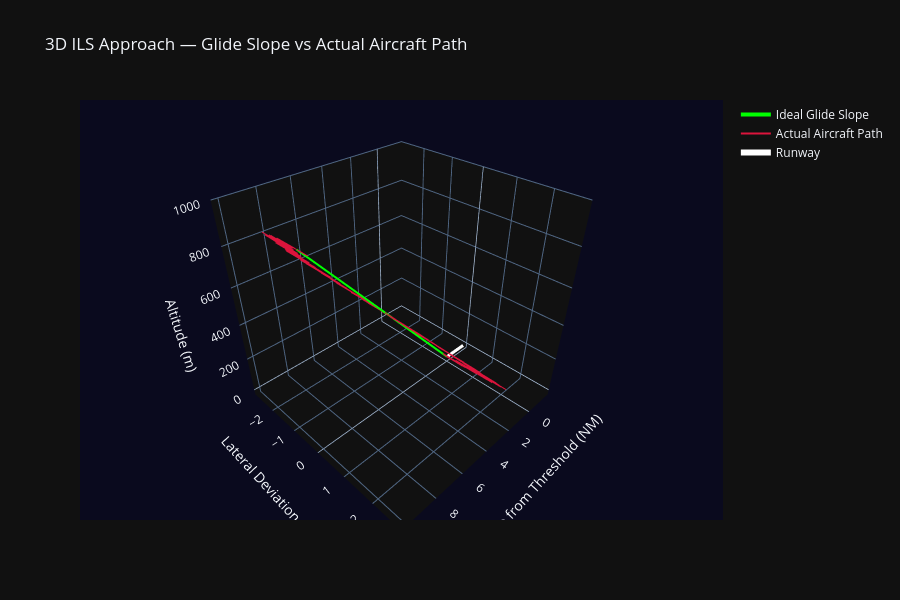

Notebook source saved alongside this figure:
### Code cell
# Cell 4 — Plot 3D ILS Approach Path
distances_nm = distances / NM_TO_METERS

fig = go.Figure()

# Ideal glide slope
fig.add_trace(go.Scatter3d(
    x=distances_nm,
    y=ideal_track,
    z=ideal_altitude,
    mode='lines',
    line=dict(color='lime', width=4),
    name='Ideal Glide Slope'
))

# Actual aircraft path
fig.add_trace(go.Scatter3d(
    x=distances_nm,
    y=crosstrack_error,
    z=actual_altitude,
    mode='lines',
    line=dict(color='crimson', width=2),
    name='Actual Aircraft Path'
))

# Runway
fig.add_trace(go.Scatter3d(
    x=[0, -RUNWAY_LENGTH/NM_TO_METERS],
    y=[0, 0],
    z=[0, 0],
    mode='lines',
    line=dict(color='white', width=6),
    name='Runway'
))

fig.update_layout(
    title='3D ILS Approach — Glide Slope vs Actual Aircraft Path',
    scene=dict(
        xaxis_title='Distance from Threshold (NM)',
        yaxis_title='Lateral Deviation (m)',
        zaxis_title='Altitude (m)',
        bgcolor='rgb(10,10,30)'
    ),
    template='plotly_dark',
    width=900, height=600
)
fig.show()

### Figure 1 — Plotly figure (JSON) as saved in the notebook; plotly's stock layout.template omitted (floating-point values rounded to 4 significant figures; data arrays with more than 128 entries replaced by an {"elided": "..."} marker saying what was removed)
{"data": [{"line": {"color": "lime", "width": 4}, "mode": "lines", "name": "Ideal Glide Slope", "type": "scatter3d", "x": {"elided": "500 float values"}, "y": {"elided": "500 float values"}, "z": {"elided": "500 float values"}}, {"line": {"color": "crimson", "width": 2}, "mode": "lines", "name": "Actual Aircraft Path", "type": "scatter3d", "x": {"elided": "500 float values"}, "y": {"elided": "500 float values"}, "z": {"elided": "500 float values"}}, {"line": {"color": "white", "width": 6}, "mode": "lines", "name": "Runway", "type": "scatter3d", "x": [0, -1.62], "y": [0, 0], "z": [0, 0]}], "layout": {"height": 600, "scene": {"bgcolor": "rgb(10,10,30)", "xaxis": {"title": {"text": "Distance from Threshold (NM)"}}, "yaxis": {"title": {"text": "Lateral Deviation (m)"}}, "zaxis": {"title": {"text": "Altitude (m)"}}}, "title": {"text": "3D ILS Approach — Glide Slope vs Actual Aircraft Path"}, "width": 900}}
